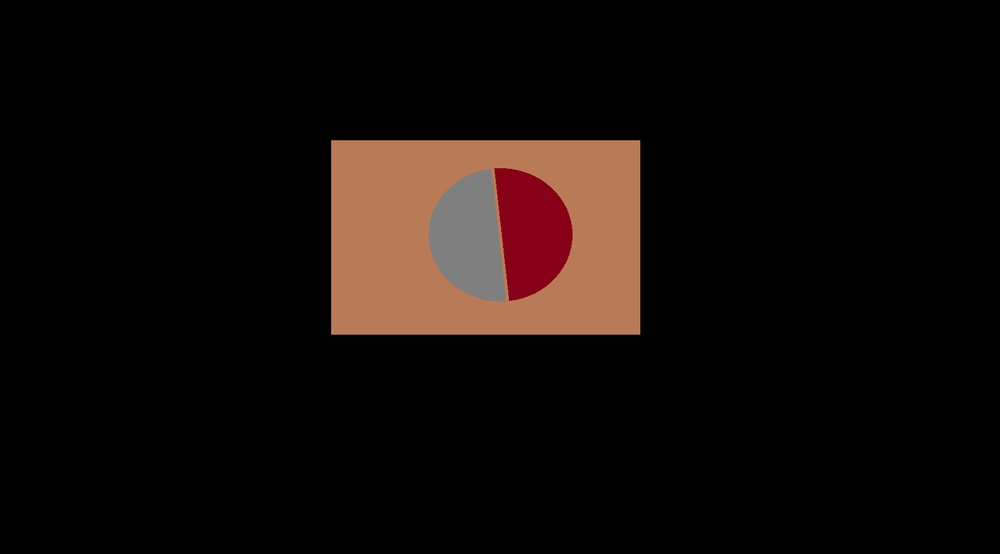
#> input picture Assignment_04/sample.jpg, 1000 x 554 px, shrunk from 1682 x 932 before the run, found by its file name
$ python source.py
#> lines starting #> are read from the running program, lines starting #| are printed output that depends on the picture
# Q. implement code for clipping using openCV and numpy

import cv2
import numpy as np

# Load the image in grayscale
image = cv2.imread("./Assignment_04/sample.jpg", cv2.IMREAD_GRAYSCALE)
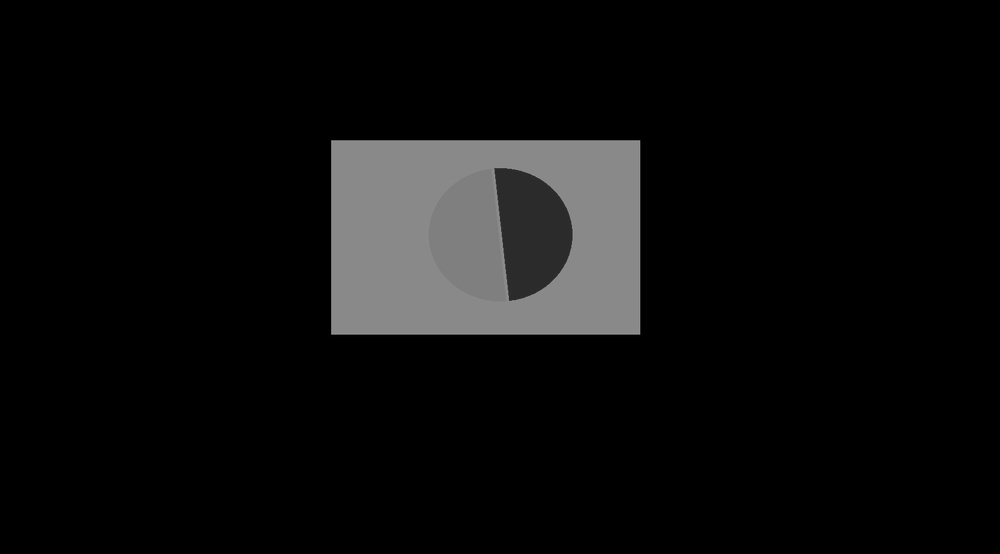
#> image: shape (554, 1000); min 0, max 157, mean 13.5

# Check if image is loaded
if image is None:
    print("Error: Wrong path")
    exit()

# Define clipping range
min_val = 10
max_val = 150

# Create a copy to hold the clipped result
clipped_black = np.zeros_like(image)

# Keep only pixels within the range
clipped_black[(image >= min_val) & (image <= max_val)
              ] = image[(image >= min_val) & (image <= max_val)]

# Display results
cv2.imshow("Original Image", image)
cv2.imshow("Clipped (Outside Black) Image", clipped_black)
cv2.waitKey(0)
cv2.destroyAllWindows()

# Save output
cv2.imwrite("./Assignment_04/converted_image.jpg", clipped_black)
